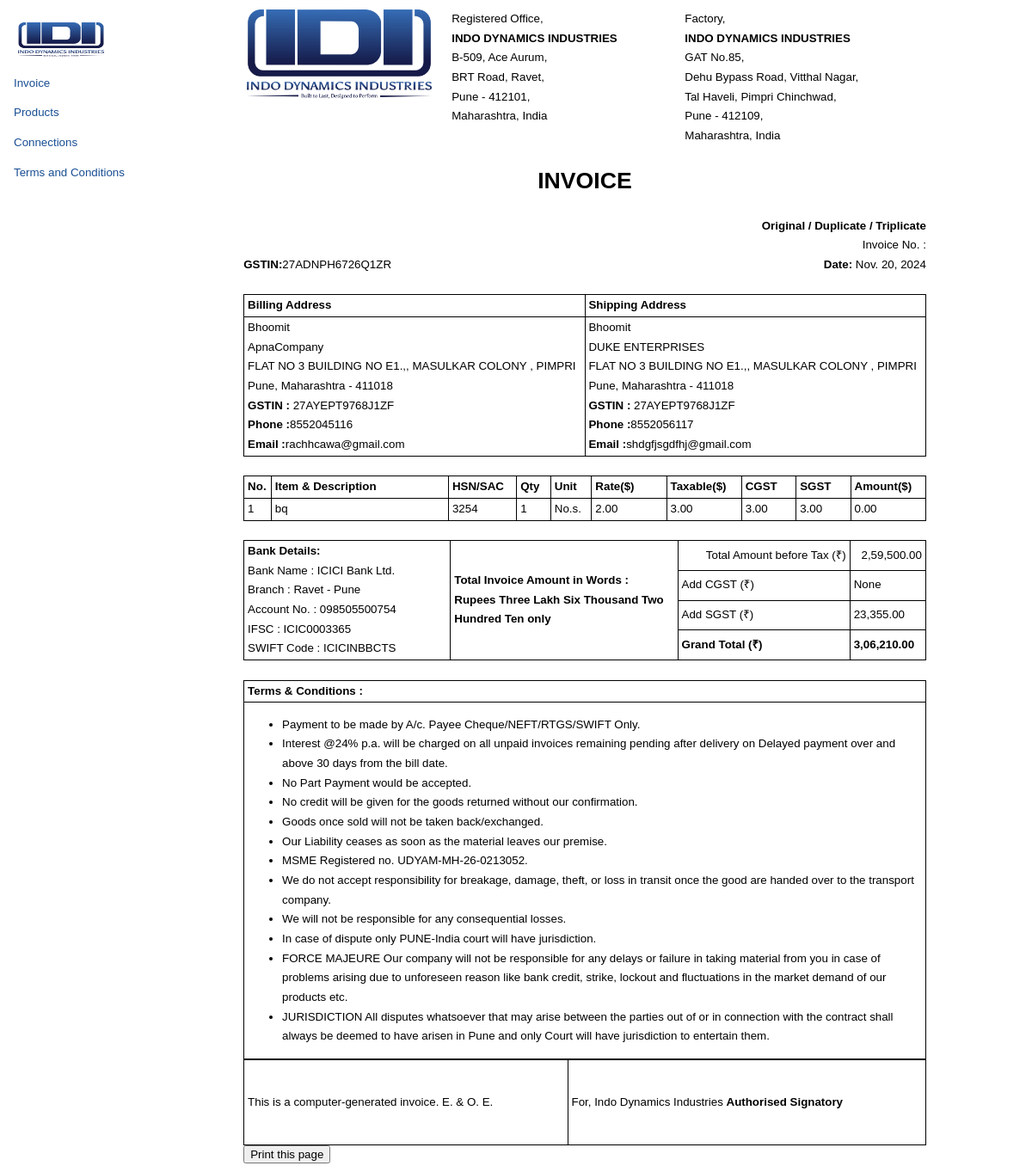
/invoice/91/, run on the app's committed database.
### invoice/models.py (models this page shows, shortened)
class Invoice(models.Model):
    invoice_no = models.CharField(max_length=50, unique=True, blank=True)
    invoice_date = models.DateField()
    products = models.ManyToManyField(Product, through='InvoiceItem')
    connection = models.ForeignKey(Connection, on_delete=models.CASCADE)
    total = models.DecimalField(max_digits=15, decimal_places=2, default=0.00,null=True, blank=True)
    a_cgst = models.DecimalField(decimal_places=2,max_digits=10, null=True)

class InvoiceItem(models.Model):
    invoice = models.ForeignKey(Invoice, on_delete=models.CASCADE)
    product = models.ForeignKey(Product, on_delete=models.CASCADE)
    quantity = models.PositiveIntegerField(default=1)
    rate = models.DecimalField(max_digits=10, decimal_places=2)
    taxable = models.DecimalField(max_digits=10, decimal_places=2, default=3.00)
    cgst = models.DecimalField(max_digits=5, decimal_places=2, default=3.00)
    sgst = models.DecimalField(max_digits=5, decimal_places=2, default=3.00)
    igst = models.DecimalField(max_digits=5, decimal_places=2, null=True, blank=True, default=3.00)
    amount = models.DecimalField(max_digits=10, decimal_places=2, null=True, blank=True)

### connections/models.py (models this page shows)
class Connection(models.Model):
    c_name             = models.CharField(max_length=10)    # c - connection
    c_company_name     = models.CharField(max_length=15)
    c_mobile_no        = models.IntegerField()
    c_email            = models.EmailField(null=True)
    c_website          = models.URLField(null=True)
    c_industry         = models.CharField(null=True,max_length=10)
    c_segment          = models.CharField(null=True,max_length=10)
    c_city             = models.CharField(max_length=10)
    c_state            = models.CharField(max_length=10)
    c_country          = models.CharField(max_length=10)
    c_billing_address  = models.TextField()
    c_shipping_address = models.TextField()
    c_connection_type  = models.CharField(max_length=10)
    c_GSTIN            = models.CharField(max_length=15)
    cbd_bank_name      = models.CharField(max_length=10)    # cbd - connection bank details
    cbd_branch         = models.CharField(max_length=10)
    cbd_account_no     = models.IntegerField()
    cbd_ifsc           = models.CharField(max_length=10)
    cbd_swift_code     = models.CharField(max_length=10)

### products/models.py (models this page shows, shortened)
class Product(models.Model):
    id = models.AutoField(primary_key=True)
    product_name = models.CharField(max_length=15)
    product_description = models.TextField()
    product_price = models.DecimalField(decimal_places=2,max_digits=15)
    is_deleted = models.BooleanField(default=False)
    product_hsn = models.IntegerField(default=32543)

### terms_and_conditions/models.py (models this page shows)
class Invoice_terms_and_conditions(models.Model):
    invoice_T_C = models.TextField()

### invoice/views.py (the view)
# urls.py: path('<int:id>/', InvoiceDetailView.as_view(), name='invoice-detail'),
class InvoiceDetailView(View):
    template_name = 'invoice/invoice_detail.html'
    def get(self, request, id, *args, **kwargs):
        invoice = get_object_or_404(Invoice, id=id)
        invoice_items = InvoiceItem.objects.filter(invoice=invoice)
        terms_and_conditons = Invoice_terms_and_conditions.objects.all()
        context = {
            'invoice': invoice,
            'invoice_items': invoice_items,
            't_and_c': terms_and_conditons,
        }
        return render(request, self.template_name, context)

### invoice/templates/invoice/invoice_detail.html (shortened to what this page needs)
{% extends "base.html" %}
{% load static %}
{% block content %}
<div class="content">
    <table style="border: none; border-collapse: collapse;">
        <td valign="top" style="min-width: 30%; max-width: 30%; width: 30%; padding-right: 5mm; border: none; "><img src="{% static 'images/logo.png' %}" alt=""></td>
        <td style="min-width: 40%;border: none; vertical-align: top; ">Registered Office,<br>
        <b>INDO DYNAMICS INDUSTRIES</b><br>
        B-509, Ace Aurum, <br>
        BRT Road, Ravet, <br>
        Pune - 412101, <br>
        Maharashtra, India</td>
        <td style="min-width: 40%;border: none; ">Factory,<br>
        <b>INDO DYNAMICS INDUSTRIES </b><br>
        GAT No.85, <br>
        Dehu Bypass Road, Vitthal Nagar, <br>
        Tal Haveli, Pimpri Chinchwad, <br>
        Pune - 412109,<br> Maharashtra, India</td>
    </table>
    <h1 style="text-align: center;">INVOICE</h1>
    <h4 style="text-align:end; margin: 0;">Original / Duplicate / Triplicate</h4>
    <span style="float: right;">Invoice No. :<b> {{ invoice.invoice_no }}</b> </span> <br>
    <span><b>GSTIN:</b>27ADNPH6726Q1ZR</span>
    <span style="float: right;"><b>Date:</b> {{ invoice.invoice_date }}</span><br><br>
    <table>
        <thead>
            <th style="width: 50%;">Billing Address</th>
            <th style="width: 50%;">Shipping Address</th>
        </thead>
        <tbody>
            <tr>
                <td>
                    {{ invoice.connection.c_name }} <br>
                    {{ invoice.connection.c_company_name }}<br>
                    FLAT NO 3 BUILDING NO E1.,, MASULKAR COLONY , PIMPRI
                    Pune, Maharashtra - 411018 <br>
                    <b>GSTIN :</b> 27AYEPT9768J1ZF <br>
                    <b>Phone :</b>{{ invoice.connection.c_mobile_no }}<br>
                    <b>Email :</b>{{ invoice.connection.c_email }}
                </td>
                <td>
                    {{ invoice.connection.c_name }} <br>
                    DUKE ENTERPRISES <br>
                    FLAT NO 3 BUILDING NO E1.,, MASULKAR COLONY , PIMPRI
                    Pune, Maharashtra - 411018 <br>
                    <b>GSTIN :</b> 27AYEPT9768J1ZF <br>
                    <b>Phone :</b>8552056117 <br>
                    <b>Email :</b>shdgfjsgdfhj@gmail.com
                </td>
            </tr>
        </tbody>
    </table>
    <br>
    <table>
        <thead>
            <th style="width: 4%;">No.</th>
            <th style="width: 26%;">Item & Description</th>
            <th style="width: 10%;">HSN/SAC</th>
            <th style="width: 5%;">Qty</th>
            <th style="width: 6%;">Unit</th>
            <th style="width: 11%;">Rate($)</th>
            <th style="width: 11%;">Taxable($)</th>
            <th style="width: 8%;">CGST</th>
            <th style="width: 8%;">SGST</th>
            <th style="width: 11%;">Amount($)</th>
        </thead>
        <tbody>
            {% for item in invoice_items %}
            <tr>
                <td>{{ forloop.counter }}</td>
                <td>{{ item.product.product_name }}</td>
                <td>{{ item.product.product_hsn }}</td>
                <td>{{ item.quantity }}</td>
                <td>No.s.</td>
                <td>{{ item.rate }}</td>
                <td>{{ item.taxable }}</td>
                <td>{{ item.cgst }}</td>
                <td>{{ item.sgst }}</td>
                <td>{{ item.amount }}</td>
            </tr>
            {% endfor %}
        </tbody>
    </table>
    <br>
    <table class="no-break">
        <tbody>
            <td rowspan="5" style="width: 30%;">
                <b>Bank Details:</b><br>Bank Name : ICICI Bank Ltd. <br>
                Branch : Ravet - Pune <br>
                Account No. : 098505500754 <br>
                IFSC : ICIC0003365 <br>
                SWIFT Code : ICICINBBCTS
            </td>
            <th rowspan="5" style="width: 33%;">Total Invoice Amount in Words : <br>
                Rupees Three Lakh Six Thousand Two
                Hundred Ten only
            </th>
            <tr style="width: 33%; text-align: right;">
                <td style="width: 25%;">Total Amount before Tax (₹)</td>
                <td style="width: 11%;"> 2,59,500.00</td>
            </tr>
            <tr>
                <td>Add CGST (₹)</td>
                <td> {{invoice.a_cgst}}</td>
            </tr>
            <tr>
                <td>Add SGST (₹)</td>
                <td> 23,355.00</td>
            </tr>
            <tr>
                <th>Grand Total (₹)</th>
                <th> 3,06,210.00</th>
            </tr>
        </tbody>
    </table><br>
    <div class="before">
        <table>
            <thead>
                <th>Terms & Conditions :</th>
            </thead>
            <tbody>
                <td>
                    <ul>
                        {% for tc in t_and_c %}
                        <li>{{tc.invoice_T_C}}</li>
                        {% endfor %}
                    </ul>
                </td>
            </tbody>
        </table>
    </div>
    <table style=" min-height: 100px;">
        <td>This is a computer-generated invoice. E. & O. E.</td>
        <td>For, Indo Dynamics Industries
            <b>Authorised Signatory</b>
        </td>
    </table>
    <button class="print-hidden" onclick="window.print();">Print this page</button>
</div>
{% endblock %}

### templates/base.html (shortened to what this page needs)
{% load static %}
<!DOCTYPE html>
<html lang="en">
<head>
    <link rel="stylesheet" href="{% static 'appinvoice/main.css' %}">
<link href="https://cdn.jsdelivr.net/npm/select2@4.0.13/dist/css/select2.min.css" rel="stylesheet" />
</head>
<body>
    <div class="sidenav">
        <a href="{% url 'home' %}" class="logo"><img src="{% static 'images/logo.png' %}" alt="Logo" style="height: 40px; width: 100px; margin-left: 5px; "></a>
        <a href="{% url 'invoice:invoice-create' %}">Invoice</a>
        <a href="{% url 'products:products-list' %}">Products</a>
        <a href="{% url 'connections:connections-create' %}">Connections</a>
        <a href="#">Terms and Conditions</a>
    </div>
    <div class="main">{% block content %}{% endblock %}</div>
</body>
</html>

### invoice/templates/invoice/invoice_detail.html (style rules this page uses)
body { font-family: Arial, Helvetica, sans-serif; line-height: 1.7; font-size:smaller; margin-top: 0%; }
.content { margin: 0 auto; margin-top: 1%; width: 100%; max-width: 210mm; }
table, th, td { border: 1px solid black; border-collapse: collapse; padding-left: 0.5%; padding-right: 0.5%; }
table { width: 100%; }
th { text-align: left; }
img { max-width: 100%; }

### templates/base.html (style rules this page uses)
body { font-family: Arial, Helvetica, sans-serif; }
.sidenav { height: 100%; width: 160px; position: fixed; z-index: 1; top: 0; left: 0; background-color: #ffffff; overflow-x: hidden; padding-top: 20px; }
.sidenav a { padding: 6px 8px 6px 16px; text-decoration: none; color: #184e93; display: block; }
.main { margin-left: 160px; padding: 0px 10px; }

### data on the page
Invoice: invoice_date "Nov. 20, 2024", connection.c_name "Bhoomit", connection.c_company_name "ApnaCompany", connection.c_mobile_no "8552045116", connection.c_email "rachhcawa@gmail.com", a_cgst "None"
InvoiceItem: product.product_name "bq", product.product_hsn "3254", quantity "1", rate "2.00", taxable "3.00", cgst "3.00", sgst "3.00", amount "0.00"
Invoice_terms_and_conditions: invoice_T_C "Payment to be made by A/c. Payee Cheque/NEFT/RTGS/SWIFT Only."
Invoice_terms_and_conditions: invoice_T_C "Interest @24% p.a. will be charged on all unpaid invoices remaining pending after delivery on Delayed payment over and above 30 days from the bill date."
Invoice_terms_and_conditions: invoice_T_C "No Part Payment would be accepted."
Invoice_terms_and_conditions: invoice_T_C "No credit will be given for the goods returned without our confirmation."
Invoice_terms_and_conditions: invoice_T_C "Goods once sold will not be taken back/exchanged."
Invoice_terms_and_conditions: invoice_T_C "Our Liability ceases as soon as the material leaves our premise."
Invoice_terms_and_conditions: invoice_T_C "MSME Registered no. UDYAM-MH-26-0213052."
Invoice_terms_and_conditions: invoice_T_C "We do not accept responsibility for breakage, damage, theft, or loss in transit once the good are handed over to the transport company."
Invoice_terms_and_conditions: invoice_T_C "We will not be responsible for any consequential losses."
Invoice_terms_and_conditions: invoice_T_C "In case of dispute only PUNE-India court will have jurisdiction."
Invoice_terms_and_conditions: invoice_T_C "FORCE MAJEURE Our company will not be responsible for any delays or failure in taking material from you in case of problems arising due to unforeseen reason like bank credit, strike, lockout and fluctuations in the market demand of our products etc."
Invoice_terms_and_conditions: invoice_T_C "JURISDICTION All disputes whatsoever that may arise between the parties out of or in connection with the contract shall always be deemed to have arisen in Pune and only Court will have jurisdiction to entertain them."
